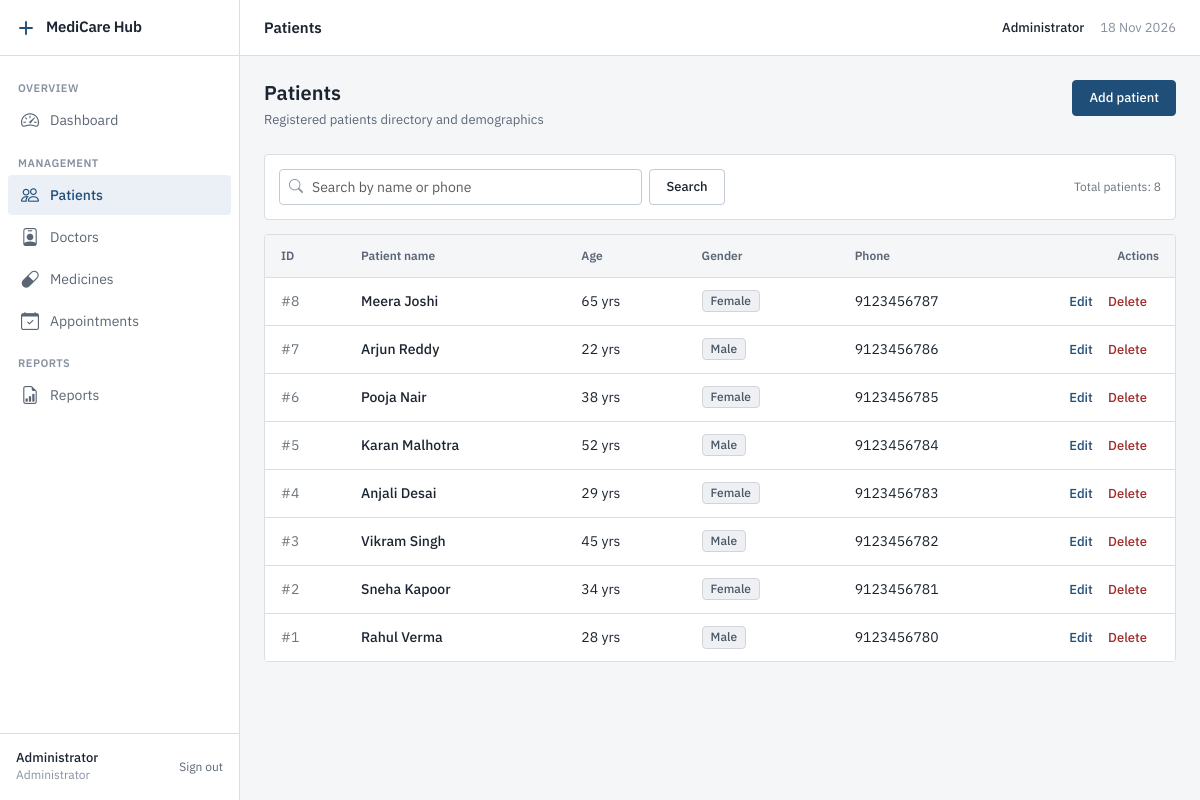
Screenshot of /admin/patients.php (signed in) with the database file from the repository.
### tables this page shows
CREATE TABLE Patient (
    patient_id INT AUTO_INCREMENT PRIMARY KEY,
    name VARCHAR(100) NOT NULL,
    age INT NOT NULL,
    gender ENUM('Male','Female','Other') NOT NULL,
    phone VARCHAR(20) NOT NULL
);

### includes/functions.php (called while the page is built, shortened)
<?php
function e(string $str): string
{
    return htmlspecialchars($str, ENT_QUOTES, 'UTF-8');
}
function paginate(PDO $pdo, string $countQuery, array $params, int $perPage = 10): array
{
    $stmt = $pdo->prepare($countQuery);
    $stmt->execute($params);
    $totalRecords = (int) $stmt->fetchColumn();
    $totalPages = max(1, (int) ceil($totalRecords / $perPage));
    $currentPage = isset($_GET['page']) ? (int) $_GET['page'] : 1;
    $offset = ($currentPage - 1) * $perPage;
    return [
        'total_pages'   => $totalPages,
        'current_page'  => $currentPage,
        'offset'        => $offset,
        'total_records' => $totalRecords,
    ];
}

### admin/patients.php (the view, shortened to what this page needs)
<?php
require_once __DIR__ . '/../config/db.php';
require_once __DIR__ . '/../includes/functions.php';
$search = trim($_GET['search'] ?? '');
$params = [];
$whereClause = '';
$countSql = "SELECT COUNT(*) FROM Patient $whereClause";
$pagination = paginate($pdo, $countSql, $params, 8);
$sql = "SELECT * FROM Patient $whereClause ORDER BY patient_id DESC LIMIT " . $pagination['offset'] . ", 8";
$stmt = $pdo->prepare($sql);
$stmt->execute($params);
$patients = $stmt->fetchAll();
require_once __DIR__ . '/../includes/header.php';
?>
<div class="page-header">
    <div>
        <h1 class="page-title">Patients</h1>
        <p class="page-description">Registered patients directory and demographics</p>
    </div>
    <a href="/medicarehub/admin/patient_form.php" class="btn btn-primary">Add patient</a>
</div>
<div class="card mb-3">
    <div class="card-body p-3">
        <form method="GET" action="/medicarehub/admin/patients.php" class="row g-2 align-items-center">
            <div class="col-md-5">
                <div class="search-input-group">
                    <input type="text" name="search" class="form-control" placeholder="Search by name or phone" value="<?php echo e($search); ?>">
                </div>
            </div>
            <div class="col-auto">
                <button type="submit" class="btn btn-secondary">Search</button>
            </div>
            <div class="col-auto ms-auto text-secondary small tabular-nums">
                Total patients: <?php echo $pagination['total_records']; ?>
            </div>
        </form>
    </div>
</div>
<div class="table-container">
    <div class="table-responsive">
        <table class="table align-middle">
            <thead>
                <tr>
                    <th style="width: 80px;">ID</th>
                    <th>Patient name</th>
                    <th>Age</th>
                    <th>Gender</th>
                    <th>Phone</th>
                    <th class="text-end" style="width: 140px;">Actions</th>
                </tr>
            </thead>
            <tbody>
                <?php if (empty($patients)): ?>
                    <tr>
                        <td colspan="6" class="text-center py-4 text-muted">No patient records found.</td>
                    </tr>
                <?php else: ?>
                    <?php foreach ($patients as $p): ?>
                        <tr>
                            <td class="text-secondary tabular-nums">#<?php echo e((string)$p['patient_id']); ?></td>
                            <td class="fw-medium"><?php echo e($p['name']); ?></td>
                            <td class="tabular-nums"><?php echo e((string)$p['age']); ?> yrs</td>
                            <td>
                                <span class="badge badge-status badge-status-neutral"><?php echo e($p['gender']); ?></span>
                            </td>
                            <td class="tabular-nums"><?php echo e($p['phone']); ?></td>
                            <td class="text-end">
                                <a href="/medicarehub/admin/patient_form.php?id=<?php echo $p['patient_id']; ?>" class="table-action-link">Edit</a>
                                <button type="button" class="table-action-link text-danger border-0 bg-transparent p-0" data-bs-toggle="modal" data-bs-target="#deleteModal" data-action="/medicarehub/admin/patients.php" data-id="<?php echo $p['patient_id']; ?>" data-name="<?php echo e($p['name']); ?>">Delete</button>
                            </td>
                        </tr>
                    <?php endforeach; ?>
                <?php endif; ?>
            </tbody>
        </table>
    </div>
</div>
<?php require_once __DIR__ . '/../includes/footer.php'; ?>

### assets/css/style.css (style rules this page uses)
:root { --bg: #F5F6F8; --surface: #FFFFFF; --border: #DADFE6; --border-strong: #C3CAD4; --text: #1B2430; --text-secondary: #5B6675; --text-muted: #8791A0; --accent: #1F4E79; --accent-hover: #173B5C; --accent-subtle: #EAF0F6; --status-success: #2E6B4F; --status-success-bg: #EAF3EE; --status-warning: #8A5A00; --status-warning-bg: #FBF3E2; --status-danger: #A12C2C; --status-danger-bg: #FAEDED; --status-neutral: #4B5563; --status-neutral-bg: #EEF0F3; --radius: 4px; --sidebar-width: 240px; --topbar-height: 56px; --shadow-overlay: 0 4px 12px rgba(0, 0, 0, 0.08); }
*, *::before, *::after { box-sizing: border-box; }
html, body { margin: 0; padding: 0; background-color: var(--bg); color: var(--text); font-family: 'IBM Plex Sans', -apple-system, BlinkMacSystemFont, "Segoe UI", Roboto, sans-serif; font-size: 14px; line-height: 1.5; font-weight: 400; -webkit-font-smoothing: antialiased; -moz-osx-font-smoothing: grayscale; }
h1, h2, h3, h4, h5, h6 { color: var(--text); font-weight: 600; line-height: 1.3; margin-top: 0; margin-bottom: 0.5rem; letter-spacing: normal; text-transform: none; }
h1 { font-size: 24px; }
p { margin-top: 0; margin-bottom: 0.5rem; }
small, .small { font-size: 12px; }
a { color: var(--accent); text-decoration: none; transition: color 0.15s ease; }
.tabular-nums, .stat-value, table td, table th, .font-monospace { font-variant-numeric: tabular-nums; }
.page-header { display: flex; align-items: flex-start; justify-content: space-between; margin-bottom: 24px; gap: 16px; }
.page-title { font-size: 20px; font-weight: 600; color: var(--text); margin-bottom: 4px; }
.page-description { font-size: 13px; color: var(--text-secondary); margin-bottom: 0; }
.card { background-color: var(--surface); border: 1px solid var(--border); border-radius: var(--radius); box-shadow: none; margin-bottom: 24px; }
.card-body { padding: 20px; }
.btn { height: 36px; padding: 0 16px; font-size: 13px; font-weight: 500; font-family: inherit; border-radius: var(--radius); display: inline-flex; align-items: center; justify-content: center; gap: 8px; border: 1px solid transparent; cursor: pointer; text-decoration: none; transition: background-color 0.15s ease, border-color 0.15s ease, color 0.15s ease; white-space: nowrap; box-shadow: none !important; }
.btn-primary { background-color: var(--accent); border-color: var(--accent); color: #FFFFFF; }
.btn-secondary, .btn-outline-secondary, .btn-light { background-color: var(--surface); border-color: var(--border-strong); color: var(--text); }
.search-input-group { position: relative; display: flex; align-items: center; }
.search-input-group .form-control { padding-left: 32px; }
.form-control, .form-select { height: 36px; font-size: 14px; font-family: inherit; color: var(--text); background-color: var(--surface); border: 1px solid var(--border-strong); border-radius: var(--radius); padding: 0 10px; box-shadow: none !important; transition: border-color 0.15s ease, box-shadow 0.15s ease; }
.table-container { background-color: var(--surface); border: 1px solid var(--border); border-radius: var(--radius); overflow: hidden; margin-bottom: 24px; }
.table { width: 100%; margin-bottom: 0; color: var(--text); border-collapse: collapse; vertical-align: middle; }
.table thead th { background-color: var(--bg); color: var(--text-secondary); font-size: 12px; font-weight: 600; text-transform: none; letter-spacing: normal; border-bottom: 1px solid var(--border); border-top: none; padding: 12px 16px; white-space: nowrap; }
.table tbody td { padding: 12px 16px; font-size: 14px; border-bottom: 1px solid var(--border); height: 48px; background-color: var(--surface); color: var(--text); }
.table tbody tr:last-child td { border-bottom: none; }
.table-action-link { color: var(--accent); font-size: 13px; font-weight: 500; margin-right: 12px; text-decoration: none; }
.table-action-link.text-danger { color: var(--status-danger) !important; }
.badge, .badge-status { display: inline-flex; align-items: center; padding: 2px 8px; font-size: 12px; font-weight: 500; line-height: 1.4; border-radius: var(--radius); border: 1px solid transparent; white-space: nowrap; text-transform: capitalize; }
.badge-status-neutral, .badge.bg-secondary, .badge.bg-info { background-color: var(--status-neutral-bg) !important; color: var(--status-neutral) !important; border-color: #D1D5DB !important; }
* { text-shadow: none !important; }
.card, .stat-card, .btn, .form-control, .form-select, .table-container, .alert { box-shadow: none !important; }

### rows the page displays
patient: patient_id "8", name "Meera Joshi", age "65", gender "Female", phone "9123456787"
patient: patient_id "7", name "Arjun Reddy", age "22", gender "Male", phone "9123456786"
patient: patient_id "6", name "Pooja Nair", age "38", gender "Female", phone "9123456785"
patient: patient_id "5", name "Karan Malhotra", age "52", gender "Male", phone "9123456784"
patient: patient_id "4", name "Anjali Desai", age "29", gender "Female", phone "9123456783"
patient: patient_id "3", name "Vikram Singh", age "45", gender "Male", phone "9123456782"
patient: patient_id "2", name "Sneha Kapoor", age "34", gender "Female", phone "9123456781"
patient: patient_id "1", name "Rahul Verma", age "28", gender "Male", phone "9123456780"

### other values shown
$sectionTitle "OVERVIEW"
$item['label'] "Dashboard"
$sectionTitle "MANAGEMENT"
$item['label'] "Patients"
$item['label'] "Doctors"
$item['label'] "Medicines"
$item['label'] "Appointments"
$sectionTitle "REPORTS"
$item['label'] "Reports"
$userName "Administrator"
$pageTitle "Patients"
$_SESSION['user_name'] "Administrator"
$pagination['total_records'] "8"
